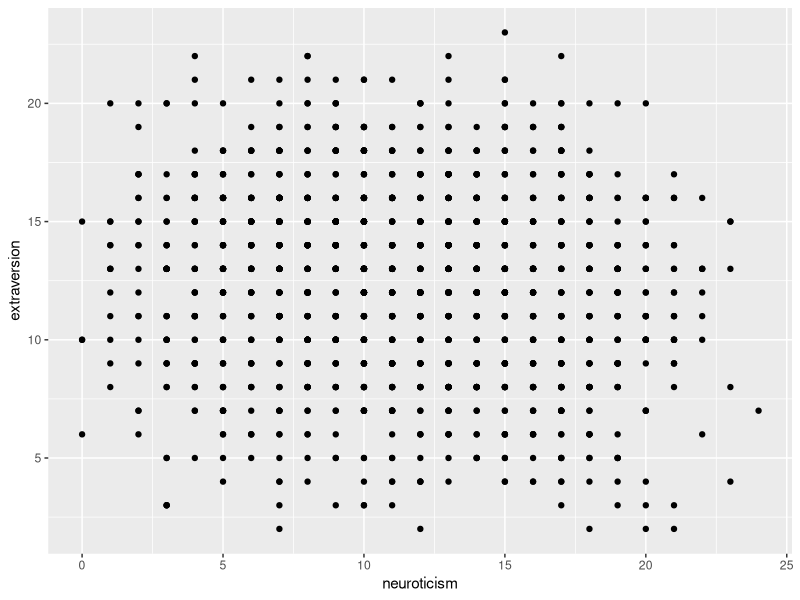
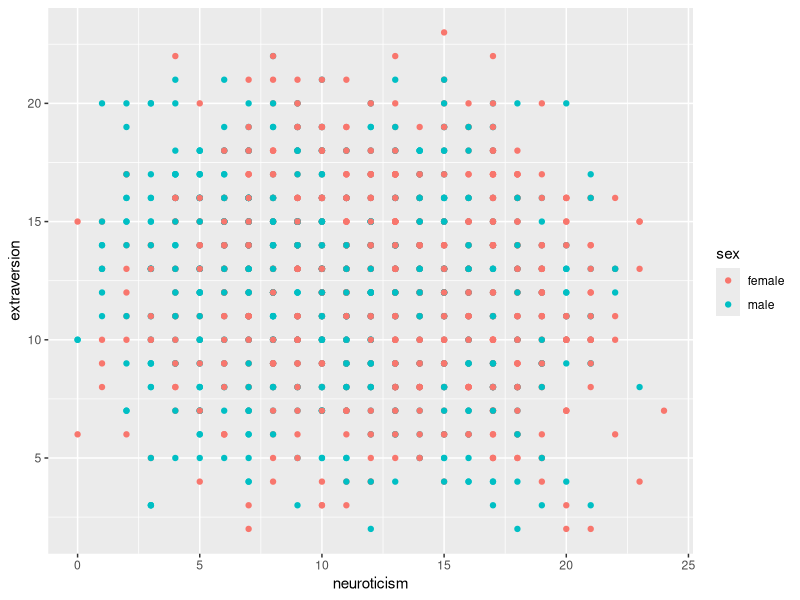
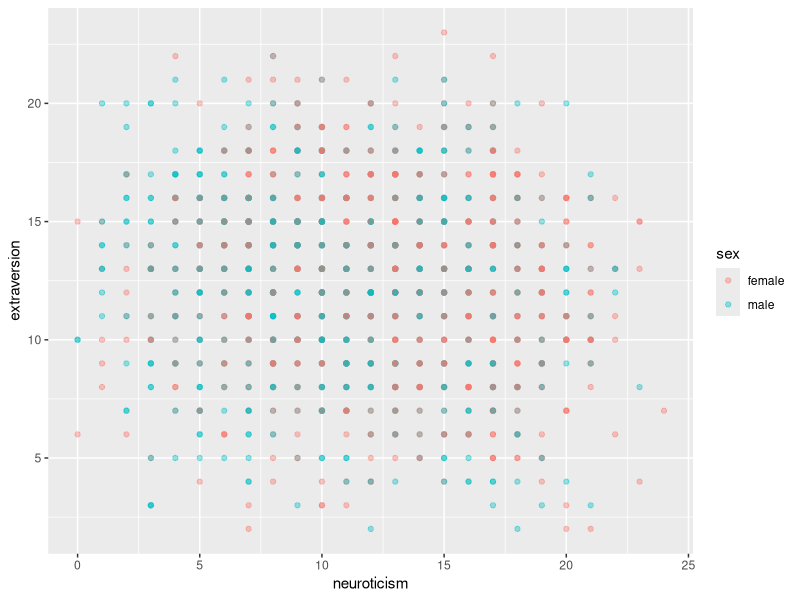
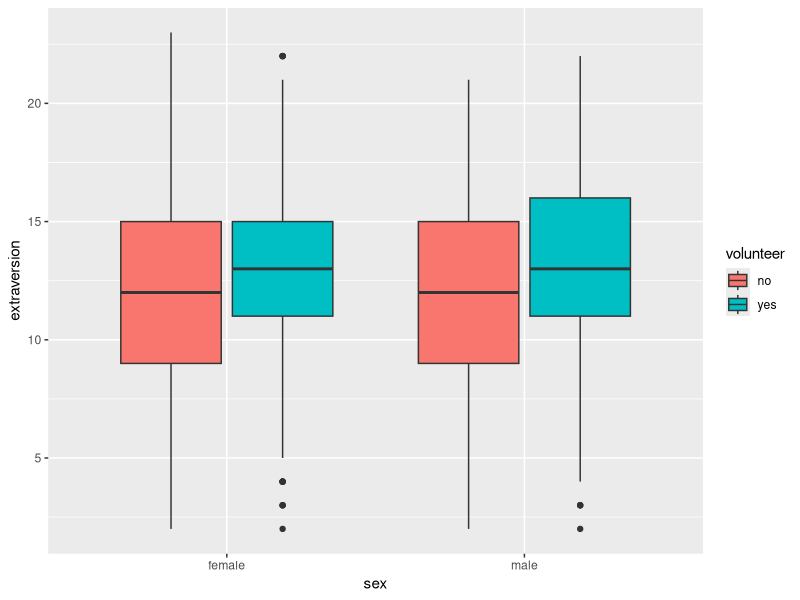
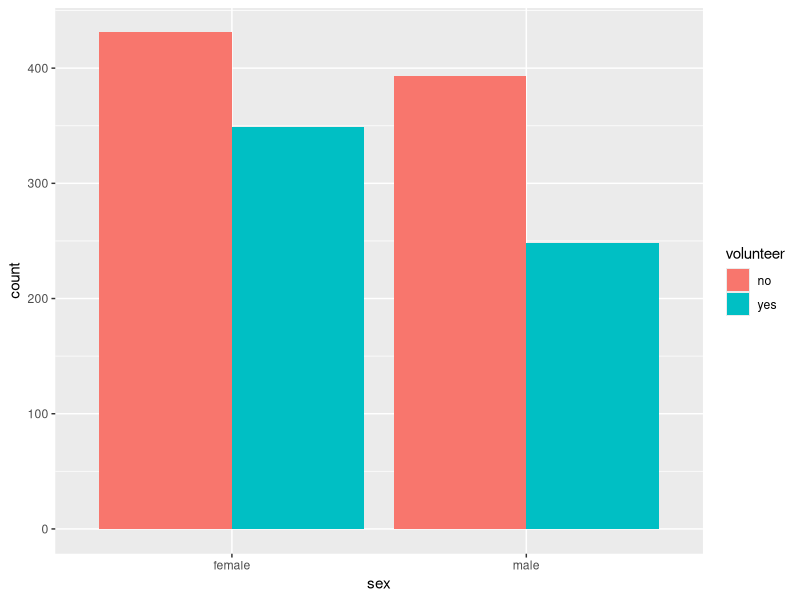
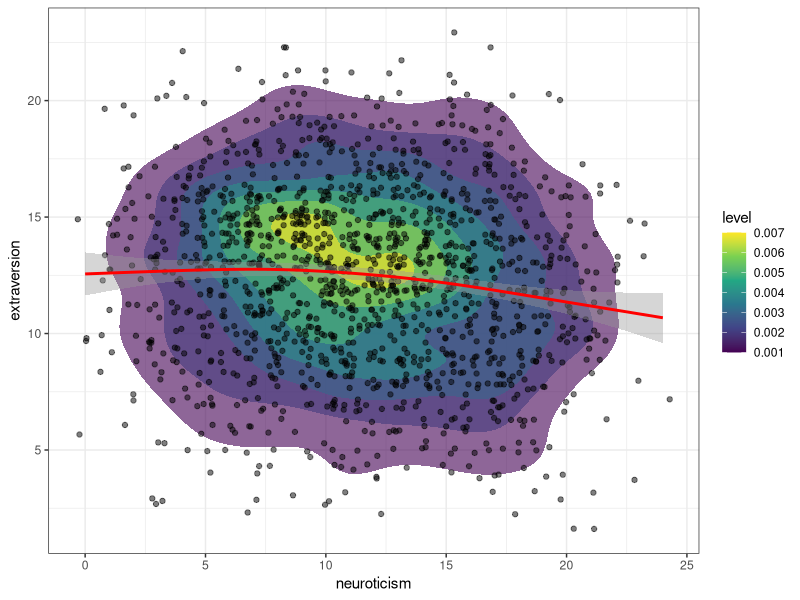

Here is the R script that generated these plots, in order:
## ---- chunk 1
library(ggplot2)

cow = carData::Cowles
## ---- chunk 2
ggplot(cow, aes(x = neuroticism, y = extraversion)) +
    geom_point()
## ---- chunk 3
ggplot(cow, 
       aes(x = neuroticism, y = extraversion, colour = sex)) +
    geom_point()
## ---- chunk 4
ggplot(cow, 
       aes(x = neuroticism, y = extraversion, colour = sex)) +
    geom_point(alpha = 0.4)
## ---- chunk 5
ggplot(cow, aes(x = sex, y = extraversion, fill = volunteer)) +
    geom_boxplot()
## ---- chunk 6
ggplot(cow, aes(x = sex, fill = volunteer)) +
    geom_bar(position = "dodge")
## ---- chunk 7
ggplot(cow, aes(x = neuroticism, y = extraversion)) +
    stat_density_2d(aes(fill = stat(level)),
                    geom = "polygon",
                    alpha = 0.6) +
    geom_jitter(alpha = 0.5) +
    geom_smooth(colour = "red") +
    scale_fill_viridis_c() +
    theme_bw()
